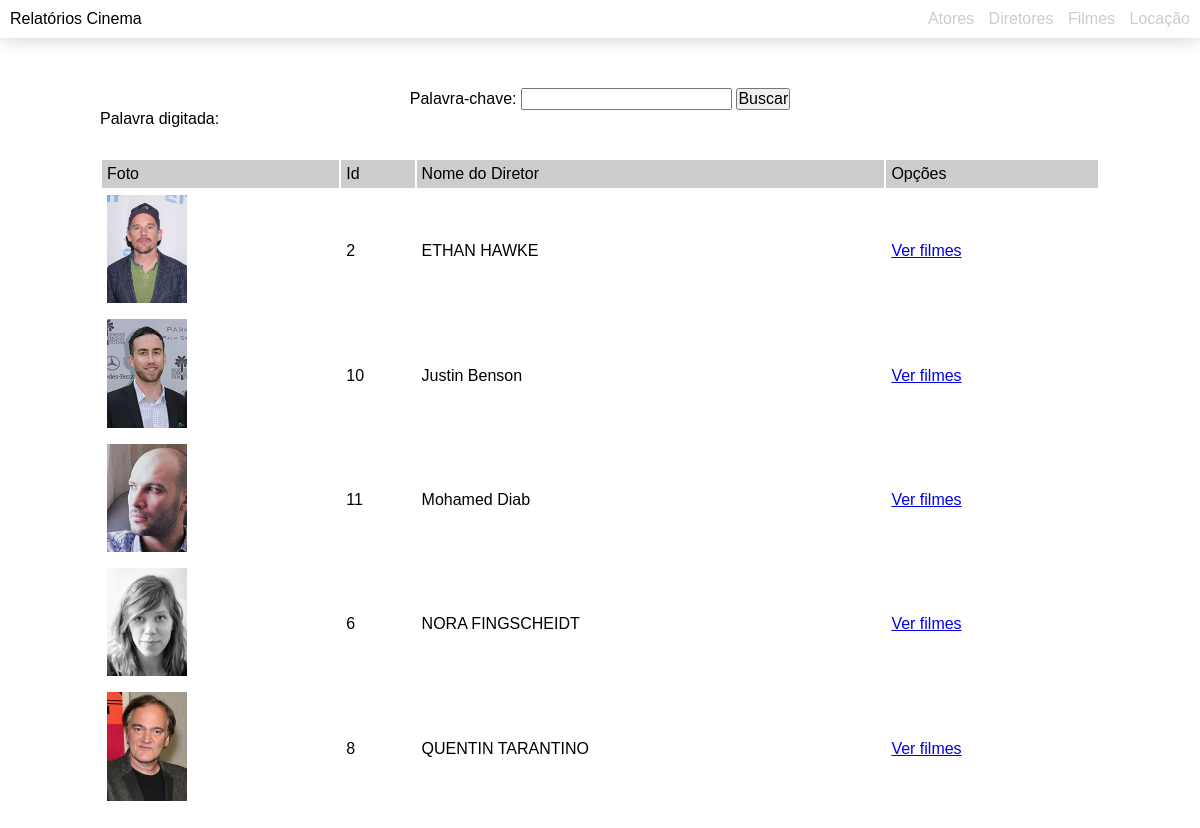
Screenshot of /diretor.php with the database file from the repository.
### tables this page shows
CREATE TABLE `pessoa` (
  `id` int(11) NOT NULL,
  `nome` varchar(100) NOT NULL,
  `foto` varchar(20) DEFAULT NULL
);

### diretor.php (the view, shortened to what this page needs)
<?php require "conecta.php" ; ?>
<!DOCTYPE html>
<html lang="pt-br">
<head>
    <link rel="stylesheet" href="style.css">
</head>
<body>
    <?php
        require "menu.php";
    ?>
    <main>
    <form name="formDiretores" method="post" action="diretor.php">
            <label for="palavra">Palavra-chave:</label>
            <input type="text" name="palavra" id="palavra" required>
            <button type="submit">Buscar</button>
    </form>
    <table>
        <thead>
                <tr>
                    <td>Foto</td>
                    <td>Id</td>
                    <td>Nome do Diretor</td>
                    <td>Opções</td>
                </tr>
        </thead>
        <tbody>
            <?php
                $palavra = trim( $_POST["palavra"] ?? NULL);
                echo "<p>Palavra digitada: {$palavra}</p>";
                $palavra = "%{$palavra}%";
                $sql = "select p.id, p.nome, p.foto
                from diretor d
                inner join pessoa p on (p.id = d.pessoa_id)
                where p.nome like :palavra
                group by p.id
                order by p.nome";
                $consulta = $pdo->prepare($sql);
                $consulta->bindParam(":palavra", $palavra);
                $consulta->execute();
                while ($dados = $consulta->fetch(PDO::FETCH_OBJ)){
                    $id = $dados->id;
                    $nome = $dados->nome;
                    $foto = $dados->foto;
                    ?>
                     <tr>
                         <td>
                             <img src="imagens/<?=$foto?>" width="80px">
                         </td>
                         <td><?=$id?></td>
                         <td><?=$nome?></td>
                         <td>
                            <a href="pessoafilme.php?id=<?=$id?>&tipo=diretor">Ver filmes</a>
                        </td>
                     </tr>
                    <?php
                 }
             ?>
         </tbody>
     </table>
 </main>
</body>
</html>

### style.css (style rules this page uses)
* { margin: 0; padding: 0; font: 16px Arial; }
main { width: 1000px; margin: 50px auto; }
h1, form { text-align: center; }
table { width: 100%; margin: 30px 0; }
thead { background-color: #ccc; }
table td { padding: 5px; }

### rows the page displays
pessoa: foto (picture), id "2", nome "ETHAN HAWKE"
pessoa: foto (picture), id "10", nome "Justin Benson"
pessoa: foto (picture), id "11", nome "Mohamed Diab"
pessoa: foto (picture), id "6", nome "NORA FINGSCHEIDT"
pessoa: foto (picture), id "8", nome "QUENTIN TARANTINO"
